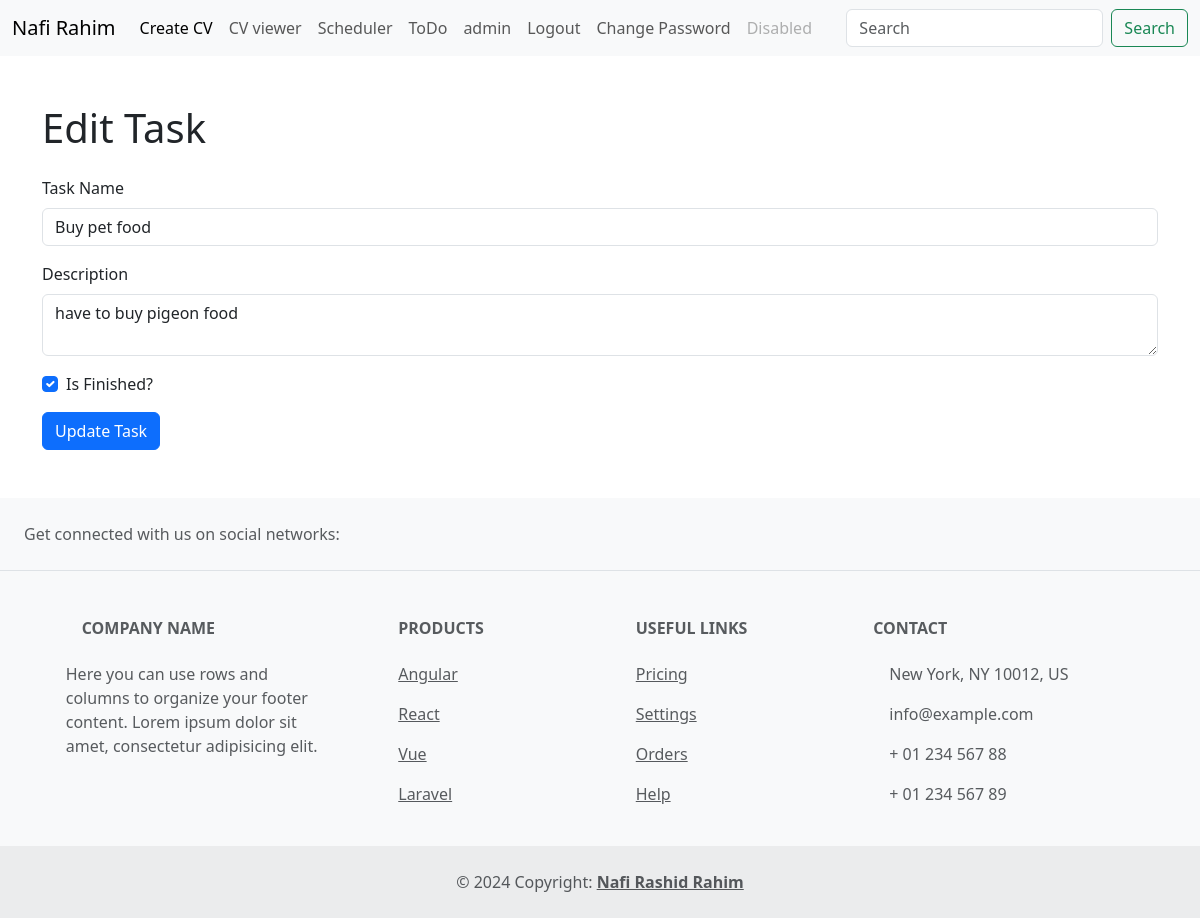
Screenshot of /scheduler/edit_task/3/ (signed in) with the database file from the repository.
### Scheduler/models.py (models this page shows, shortened)
class Task(models.Model):
    task_name = models.CharField(max_length=100, null=True)
    description = models.TextField(blank=True)
    created_at = models.DateTimeField(auto_now_add=True)
    updated_at = models.DateTimeField(auto_now=True)
    is_finished = models.BooleanField(default=False)

### Scheduler/views.py (the view, shortened to what this page needs)
def edit_task(request, task_id):
    try:
        task = Task.objects.get(id=task_id)
    except Task.DoesNotExist:
        return redirect('task_list')
    return render(request, 'Scheduler/edit_task.html', {'task': task})

### Templates/Scheduler/edit_task.html (shortened to what this page needs)
{% extends 'base.html' %}
{% block main %}
<div class="container py-5">
    <h1 class="mb-4">Edit Task</h1>
    <form method="post">
        <div class="mb-3">
            <label for="task_name" class="form-label">Task Name</label>
            <input type="text" class="form-control" id="task_name" name="task_name" value="{{ task.task_name }}" required>
        </div>
        <div class="mb-3">
            <label for="description" class="form-label">Description</label>
            <textarea class="form-control" id="description" name="description" required>{{ task.description }}</textarea>
        </div>
        <div class="mb-3 form-check">
            <input type="checkbox" class="form-check-input" id="is_finished" name="is_finished" {% if task.is_finished %}checked{% endif %}>
            <label class="form-check-label" for="is_finished">Is Finished?</label>
        </div>
        <button type="submit" class="btn btn-primary">Update Task</button>
    </form>
</div>
{% endblock %}

### Templates/header.html (shortened to what this page needs)
<nav class="navbar navbar-expand-lg navbar-light bg-light">
    <div class="container-fluid">
      <a class="navbar-brand" href="{% url 'home' %}">Nafi Rahim</a>
      <div class="collapse navbar-collapse" id="navbarSupportedContent">
        <ul class="navbar-nav me-auto mb-2 mb-lg-0">
          <li class="nav-item">
            <a class="nav-link active" aria-current="page" href="{% url 'cv' %}">Create CV</a>
          </li>
          <li class="nav-item">
            <a class="nav-link" href="{% url 'view' %}">CV viewer</a>
          </li>
          <li class="nav-item">
            <a class="nav-link" href="{% url 'add_task' %}">Scheduler</a>
          </li>
          <li class="nav-item">
            <a class="nav-link" href="{% url 'task_list' %}">ToDo</a>
          </li>
          <li class="nav-item">
            <a class="nav-link" href="#">{{ user.username }}</a>
          </li>
          {% if user.is_authenticated %}
          <li class="nav-item">
            <a class="nav-link" href="{% url 'logout' %}">Logout</a>
          </li>
            <a class="nav-link" href="{% url 'change_pass' %}">Change Password</a>
          {% else %}
          <li class="nav-item">
            <a class="nav-link" href="{% url 'login' %}">Log In</a>
          </li>
          {% endif %}
          <li class="nav-item">
            <a class="nav-link disabled" href="#" tabindex="-1" aria-disabled="true">Disabled</a>
          </li>
        </ul>
        <form class="d-flex">
          <input class="form-control me-2" type="search" placeholder="Search" aria-label="Search">
          <button class="btn btn-outline-success" type="submit">Search</button>
        </form>
      </div>
    </div>
  </nav>

### rows the page displays
Task: task_name "Buy pet food", description "have to buy pigeon food", is_finished "☑"

### other values shown
{{ user.username }} "admin"
